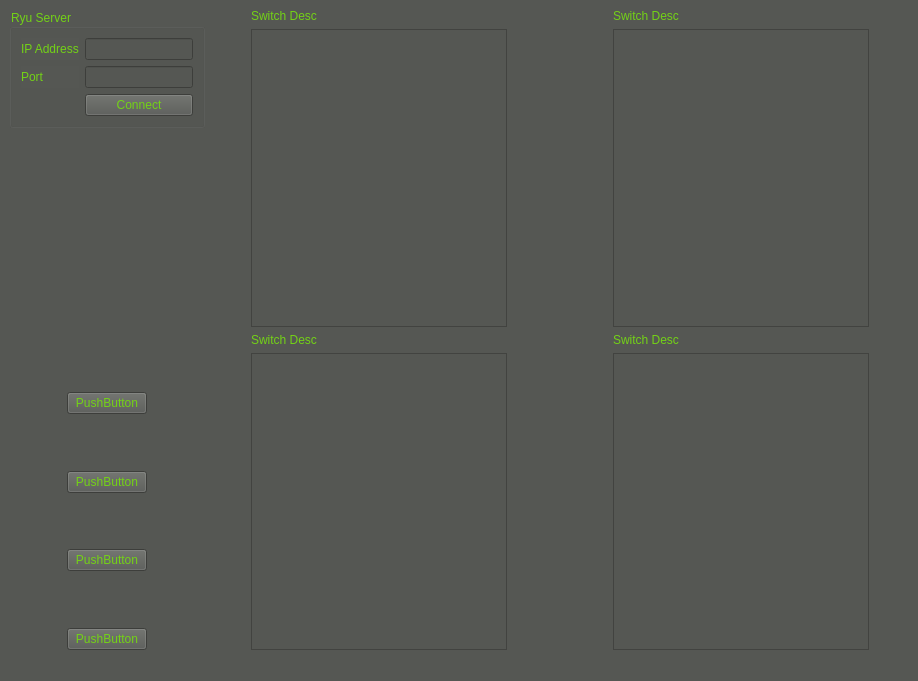
<?xml version="1.0" encoding="UTF-8"?>
<ui version="4.0">
 <class>MainWindow</class>
 <widget class="QMainWindow" name="MainWindow">
  <property name="windowModality">
   <enum>Qt::WindowModal</enum>
  </property>
  <property name="geometry">
   <rect>
    <x>0</x>
    <y>0</y>
    <width>918</width>
    <height>681</height>
   </rect>
  </property>
  <property name="windowTitle">
   <string>MainWindow</string>
  </property>
  <property name="windowOpacity">
   <double>0.980000000000000</double>
  </property>
  <property name="autoFillBackground">
   <bool>false</bool>
  </property>
  <property name="styleSheet">
   <string notr="true">background-color: rgb(85, 87, 83);
color: rgb(115, 210, 22);</string>
  </property>
  <widget class="QWidget" name="centralwidget">
   <layout class="QHBoxLayout" name="horizontalLayout">
    <item>
     <layout class="QVBoxLayout" name="verticalLayout">
      <item>
       <widget class="QGroupBox" name="groupBox">
        <property name="title">
         <string>Ryu Server</string>
        </property>
        <layout class="QGridLayout" name="gridLayout_3">
         <item row="0" column="0">
          <layout class="QGridLayout" name="gridLayout">
           <item row="0" column="1">
            <widget class="QLineEdit" name="ip_adderss"/>
           </item>
           <item row="1" column="0">
            <widget class="QLabel" name="label_2">
             <property name="text">
              <string>Port</string>
             </property>
            </widget>
           </item>
           <item row="1" column="1">
            <widget class="QLineEdit" name="port"/>
           </item>
           <item row="0" column="0">
            <widget class="QLabel" name="label">
             <property name="text">
              <string>IP Address</string>
             </property>
            </widget>
           </item>
           <item row="2" column="1">
            <widget class="QPushButton" name="Connect_server">
             <property name="text">
              <string>Connect</string>
             </property>
            </widget>
           </item>
          </layout>
         </item>
        </layout>
       </widget>
      </item>
      <item>
       <spacer name="verticalSpacer">
        <property name="orientation">
         <enum>Qt::Vertical</enum>
        </property>
        <property name="sizeHint" stdset="0">
         <size>
          <width>20</width>
          <height>20</height>
         </size>
        </property>
       </spacer>
      </item>
      <item>
       <layout class="QGridLayout" name="gridLayout_4">
        <item row="0" column="0">
         <spacer name="horizontalSpacer">
          <property name="orientation">
           <enum>Qt::Horizontal</enum>
          </property>
          <property name="sizeHint" stdset="0">
           <size>
            <width>40</width>
            <height>20</height>
           </size>
          </property>
         </spacer>
        </item>
        <item row="0" column="1">
         <widget class="QPushButton" name="pushButton_2">
          <property name="text">
           <string>PushButton</string>
          </property>
         </widget>
        </item>
        <item row="2" column="1">
         <widget class="QPushButton" name="pushButton_3">
          <property name="text">
           <string>PushButton</string>
          </property>
         </widget>
        </item>
        <item row="1" column="1">
         <spacer name="verticalSpacer_2">
          <property name="orientation">
           <enum>Qt::Vertical</enum>
          </property>
          <property name="sizeHint" stdset="0">
           <size>
            <width>20</width>
            <height>40</height>
           </size>
          </property>
         </spacer>
        </item>
        <item row="0" column="2">
         <spacer name="horizontalSpacer_2">
          <property name="orientation">
           <enum>Qt::Horizontal</enum>
          </property>
          <property name="sizeHint" stdset="0">
           <size>
            <width>40</width>
            <height>20</height>
           </size>
          </property>
         </spacer>
        </item>
        <item row="4" column="1">
         <widget class="QPushButton" name="pushButton_4">
          <property name="text">
           <string>PushButton</string>
          </property>
         </widget>
        </item>
        <item row="6" column="1">
         <widget class="QPushButton" name="pushButton_5">
          <property name="text">
           <string>PushButton</string>
          </property>
         </widget>
        </item>
        <item row="3" column="1">
         <spacer name="verticalSpacer_3">
          <property name="orientation">
           <enum>Qt::Vertical</enum>
          </property>
          <property name="sizeHint" stdset="0">
           <size>
            <width>20</width>
            <height>40</height>
           </size>
          </property>
         </spacer>
        </item>
        <item row="5" column="1">
         <spacer name="verticalSpacer_4">
          <property name="orientation">
           <enum>Qt::Vertical</enum>
          </property>
          <property name="sizeHint" stdset="0">
           <size>
            <width>20</width>
            <height>40</height>
           </size>
          </property>
         </spacer>
        </item>
       </layout>
      </item>
     </layout>
    </item>
    <item>
     <layout class="QGridLayout" name="showframe">
      <item row="2" column="1">
       <widget class="QLabel" name="switch_desc_num_4">
        <property name="text">
         <string>Switch Desc</string>
        </property>
       </widget>
      </item>
      <item row="3" column="1">
       <widget class="QTextBrowser" name="switch_desc_3"/>
      </item>
      <item row="1" column="1">
       <widget class="QTextBrowser" name="switch_desc_2"/>
      </item>
      <item row="0" column="1">
       <widget class="QLabel" name="switch_desc_num">
        <property name="text">
         <string>Switch Desc</string>
        </property>
       </widget>
      </item>
      <item row="1" column="6">
       <spacer name="horizontalSpacer_6">
        <property name="orientation">
         <enum>Qt::Horizontal</enum>
        </property>
        <property name="sizeHint" stdset="0">
         <size>
          <width>40</width>
          <height>20</height>
         </size>
        </property>
       </spacer>
      </item>
      <item row="1" column="4">
       <spacer name="horizontalSpacer_3">
        <property name="orientation">
         <enum>Qt::Horizontal</enum>
        </property>
        <property name="sizeHint" stdset="0">
         <size>
          <width>40</width>
          <height>20</height>
         </size>
        </property>
       </spacer>
      </item>
      <item row="1" column="3">
       <spacer name="horizontalSpacer_4">
        <property name="orientation">
         <enum>Qt::Horizontal</enum>
        </property>
        <property name="sizeHint" stdset="0">
         <size>
          <width>40</width>
          <height>20</height>
         </size>
        </property>
       </spacer>
      </item>
      <item row="2" column="5">
       <widget class="QLabel" name="switch_desc_num_2">
        <property name="text">
         <string>Switch Desc</string>
        </property>
       </widget>
      </item>
      <item row="1" column="5">
       <widget class="QTextBrowser" name="switch_desc"/>
      </item>
      <item row="0" column="5">
       <widget class="QLabel" name="switch_desc_num_3">
        <property name="text">
         <string>Switch Desc</string>
        </property>
       </widget>
      </item>
      <item row="3" column="5">
       <widget class="QTextBrowser" name="switch_desc_4"/>
      </item>
      <item row="1" column="0">
       <spacer name="horizontalSpacer_5">
        <property name="orientation">
         <enum>Qt::Horizontal</enum>
        </property>
        <property name="sizeHint" stdset="0">
         <size>
          <width>40</width>
          <height>20</height>
         </size>
        </property>
       </spacer>
      </item>
      <item row="1" column="2">
       <spacer name="verticalSpacer_5">
        <property name="orientation">
         <enum>Qt::Vertical</enum>
        </property>
        <property name="sizeHint" stdset="0">
         <size>
          <width>20</width>
          <height>40</height>
         </size>
        </property>
       </spacer>
      </item>
     </layout>
    </item>
   </layout>
  </widget>
  <widget class="QMenuBar" name="menubar">
   <property name="geometry">
    <rect>
     <x>0</x>
     <y>0</y>
     <width>918</width>
     <height>22</height>
    </rect>
   </property>
  </widget>
  <widget class="QStatusBar" name="statusbar"/>
 </widget>
 <resources/>
 <connections/>
</ui>
